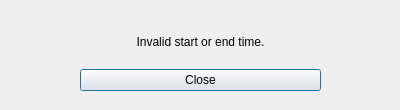
<?xml version="1.0" encoding="UTF-8"?>
<ui version="4.0">
 <class>InvalidTime</class>
 <widget class="QDialog" name="InvalidTime">
  <property name="geometry">
   <rect>
    <x>0</x>
    <y>0</y>
    <width>400</width>
    <height>110</height>
   </rect>
  </property>
  <property name="windowTitle">
   <string>Dialog</string>
  </property>
  <widget class="QWidget" name="layoutWidget">
   <property name="geometry">
    <rect>
     <x>80</x>
     <y>20</y>
     <width>241</width>
     <height>71</height>
    </rect>
   </property>
   <layout class="QGridLayout" name="gridLayout">
    <item row="0" column="0">
     <widget class="QLabel" name="label">
      <property name="text">
       <string>Invalid start or end time.</string>
      </property>
      <property name="alignment">
       <set>Qt::AlignCenter</set>
      </property>
     </widget>
    </item>
    <item row="1" column="0">
     <widget class="QPushButton" name="CloseButton">
      <property name="text">
       <string>Close</string>
      </property>
     </widget>
    </item>
   </layout>
  </widget>
 </widget>
 <resources/>
 <connections/>
</ui>
